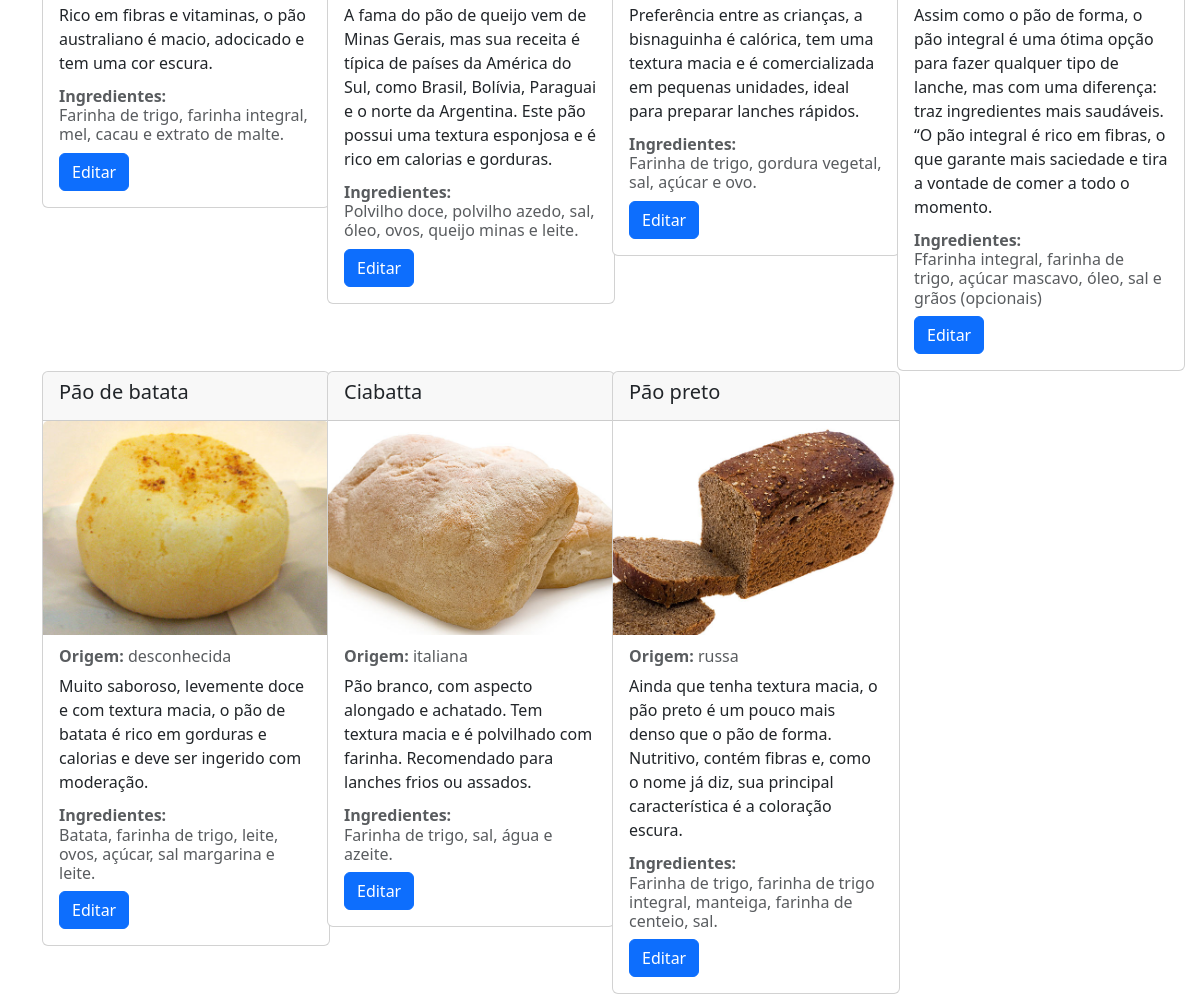
The page /listar_produtos (lower part) on the database as committed earlier.
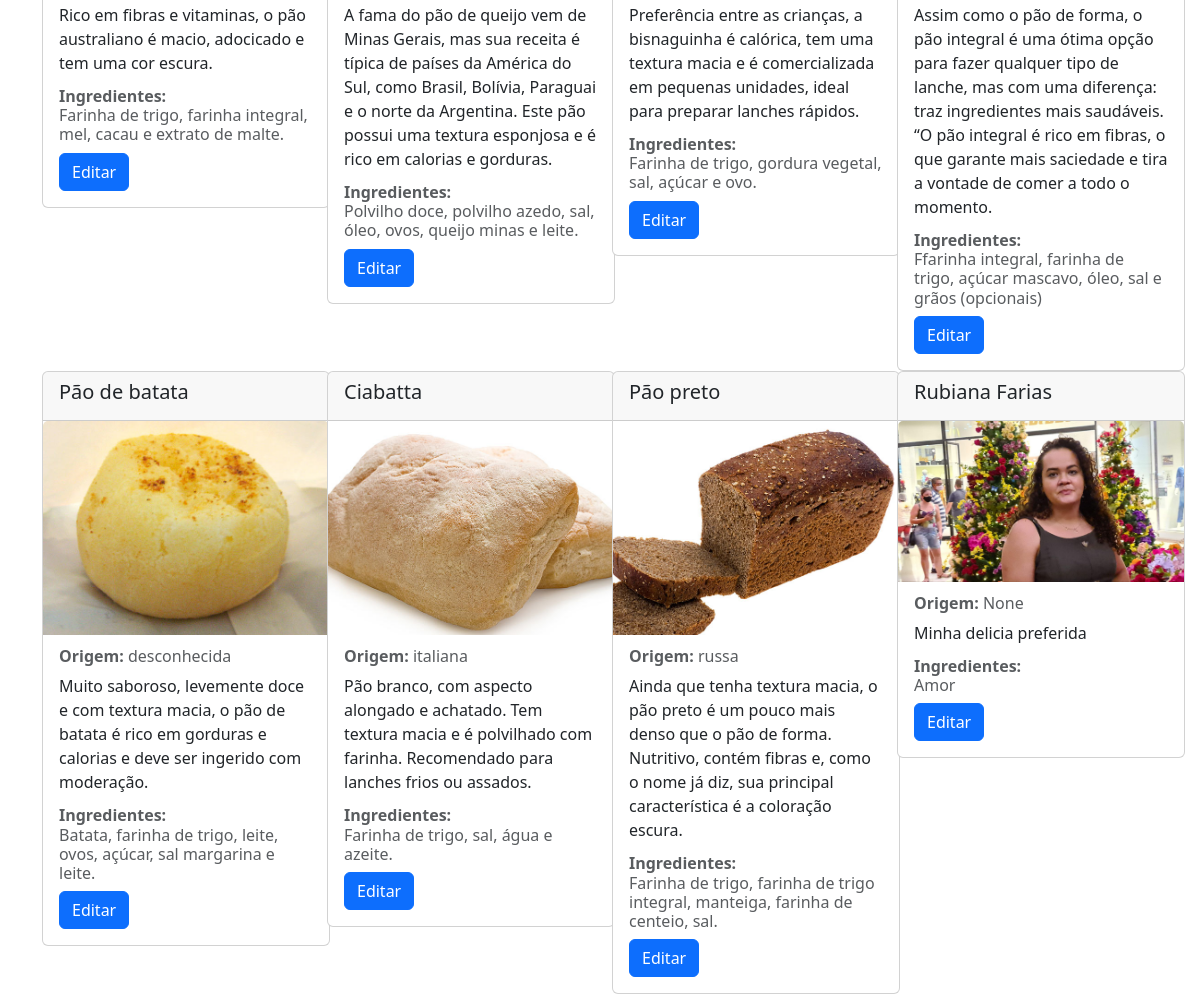
The same page on the database as committed later.
### app.py (models this page shows, shortened)
class Product(db.Model):
    __tablename__ = 'products'
    id = db.Column(db.Integer, primary_key=True)
    nome = db.Column(db.String(100), nullable=False)
    descricao = db.Column(db.String(500))
    ingredientes = db.Column(db.String(500))
    origem = db.Column(db.String(100))
    imagem = db.Column(db.String(100))

### app.py (the view)
@app.route('/listar_produtos', methods=['GET', 'POST'])
def listar_produtos():
    if request.method == 'POST':
        termo = request.form['pesquisa']
        resultado = db.session.execute(db.select(Product).filter(Product.nome.like(f'%{termo}%'))).scalars()
        return render_template('listar_produtos.html', produtos=resultado)
    else:
        produtos = db.session.execute(db.select(Product)).scalars()
    return render_template('listar_produtos.html', produtos=produtos)

### templates/listar_produtos.html (shortened to what this page needs)
{% extends 'base.html' %}
{% block main %}
<div class="container">
    <div class="row">
        {% for produto in produtos %}
        <div class="col-md-3">
            <div class="card" style="width: 18rem;">
                <div class="card-header">
                    <h5>{{ produto.nome }}</h5>
                </div>
                <img src="{{url_for('static', filename='imagens/'+produto.imagem)}}" class="card-img-top"
                     alt="{{ produto.nome }}">
                <div class="card-body">
                    <h6 class="card-subtitle mb-2 text-body-secondary"><b>Origem: </b>{{ produto.origem }}</h6>
                    <p class="card-text">{{ produto.descricao }}</p>
                    <h6 class="card-subtitle mb-2 text-body-secondary"><b>Ingredientes: <br></b>{{ produto.ingredientes
                        }}</h6>
                    <a href="#" class="btn btn-primary">Editar</a>
                </div>
            </div>
        </div>
        {% endfor %}
    </div>
</div>
{% endblock %}

### templates/base.html (shortened to what this page needs)
<!doctype html>
<html lang="pt-BR">
<head>
    <link rel="stylesheet" href="{{url_for('static', filename='css/bootstrap.css')}}">
</head>
<body>
<main>
    {% block main %}
    {% endblock %}
</main>
</body>
</html>

Rows that differ between the two databases and show on the page:
added Product: nome "Rubiana Farias", imagem (picture), origem "None", descricao "Minha delicia preferida", ingredientes "Amor"
